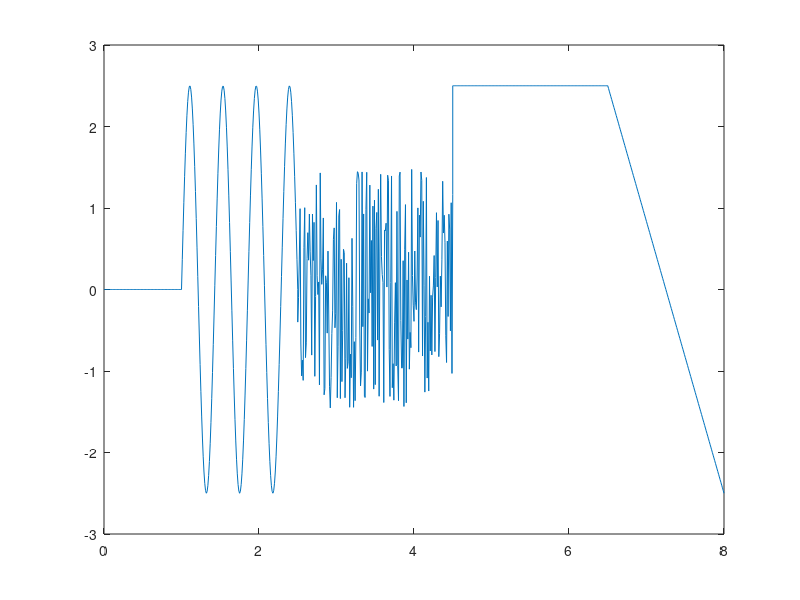

This figure's MATLAB source:
%% Gabalveida signala montaza
%%  Sinusoida
t_sin = 1:0.01:2.5;
% y_sin = A0+A*sin(2*pi*f*(t-delay))
A0=0; A = 2.5; T = (2.5-1)/3.5; f=1/T; delay = 1;
y_sin = A0+A*sin(2*pi*f*(t_sin-delay));

%% Lineari mainigs signals
t_saw = 6.5:0.01:8;
%y_saw = k*(t_saw-delay)
%k = (yA-yB)/(tA-tB) - liknes slipuma koeficents
%delay - lai noteikt delay ir jaskates krustpunkts
%ar t asi(y=0)
k = (2.5-(-2.5))/(6.5-8);
delay = 7.25;
y_saw = k*(t_saw-delay);
  
%%  Konstantes signals
t_const = 4.5:0.01:6.5;
%y_const = 2.5;% nepareizi,jo elementu skaitlim(t un y ) ir jabut vienadiem
%y_const = [2.5 2.5 2.5 2.5 2.5 2.5 jauzraksta 201 reizes]
y_const = zeros(1,201)+2.5;%viena rinda 201 kolonas
y_const = ones(1,201)*2.5;
%si pieja ar nav korekta jo ja izmainisim elemantu skaits vektoram
%t_const,tad y_const neizmainises
y_const = zeros(size(t_const))+2.5;

%% Nullu signals
t_nullu = 0:0.01:1;
y_nullu = zeros(size(t_nullu));

%% Troksnis signals
t_noise = 2.5:0.01:4.5;
y_noise = 3*rand(size(t_noise))-1.5;

%% Savienot signalus
t = [t_nullu,t_sin,t_noise,t_const,t_saw];
y = [y_nullu,y_sin,y_noise,y_const,y_saw];
plot(t,y)